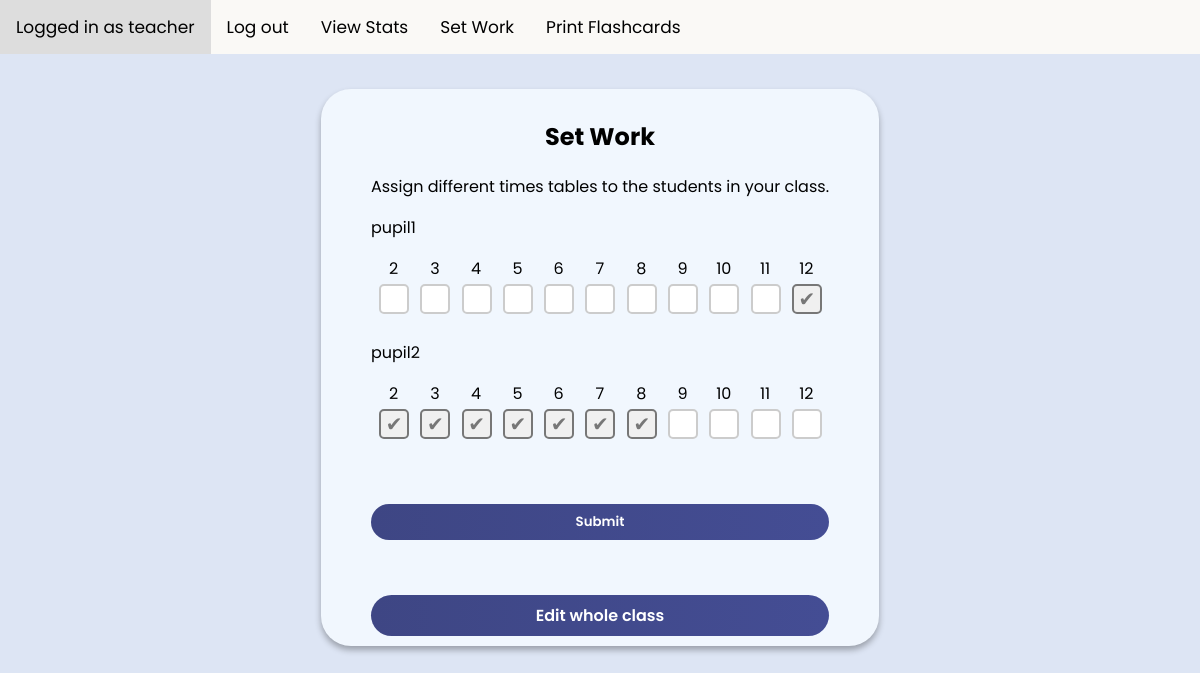
Screenshot of /timestablesapp/teacher_set_work (signed in) with the database file from the repository.
### timestablesapp/models.py (models this page shows, shortened)
class Test(models.Model):
    user_tested = models.ForeignKey(User, on_delete=models.CASCADE,default=None)
    table_tested = models.IntegerField(validators=[
            MaxValueValidator(limit_value=12),
            MinValueValidator(limit_value=2),
        ])
    set = models.BooleanField(default=True)

### timestablesapp/views.py (the view, shortened to what this page needs)
# urls.py: path('teacher_set_work',views.teacher_set_work,name='teacher_set_work'),
def teacher_set_work(request):
    if request.method == "GET":
        if request.user_status=='teacher':
            this_teacher = Teacher.objects.get(user = request.user)
            students = Student.objects.filter(classes=this_teacher)
            array_of_tables = []
            for student in students:
                user = User.objects.get(id=student.user.id)
                tables = Test.objects.filter(user_tested=user)
                array_of_tables.append(tables)
            return render(request,'teacher_set_work.html',{'students':students,'array_of_tables':array_of_tables})
        else:
            return render(request,'error.html',{'error':'Not logged in as teacher.'})

### timestablesapp/templates/teacher_set_work.html (shortened to what this page needs)
{% extends 'index.html' %}
{% block content %}
    <h2>Set Work</h2>
    <p>Assign different times tables to the students in your class.</p>
    <form method="post" action="{% url 'teacher_set_work' %}">
    {% for table in array_of_tables %}
    {% for t in table%}
    {% if forloop.first %}
        <p>{{t.user_tested}} </p>
    {% endif %}
        {%if t.set%}
            <div style="display:inline" class="checkboxholder" >
            <div style="display:inline-block" >
            <label>{{t.table_tested}}</label>
            <br>
            <input class="table{{t.table_tested}}"  type="checkbox"  name="set" value="{{t.user_tested}}:{{t.table_tested}}" checked>
            </div>
            </div>
        {%else%}
            <div style="display:inline" class="checkboxholder" >
            <div style="display:inline-block" >
            <label>{{t.table_tested}}</label>
            <br>
            <input class="table{{t.table_tested}}"  type="checkbox"  name="set" value="{{t.user_tested}}:{{t.table_tested}}">
            </div>
            </div>
        {%endif%}
    {% endfor %}
    <br>
    {% endfor %}
    <br>
    <button type="submit">Submit</button>
    </form>
    <br>
    <button style="font-size: 16px;" onclick="toggleVisible()">
        Edit whole class
    </button>
{% endblock %}

### timestablesapp/templates/index.html (shortened to what this page needs)
<!DOCTYPE html>
{% load static %}
<html>
    <head>
    <link rel="stylesheet" href=
"https://cdnjs.cloudflare.com/ajax/libs/font-awesome/5.15.3/css/all.min.css" />
<link rel="stylesheet" href="https://cdnjs.cloudflare.com/ajax/libs/font-awesome/4.7.0/css/font-awesome.min.css">
  </head>
    <body>
      <div class="topnav" id="myTopnav">
          {% if request.user_status == 'logged_out' %}
          <a href="{% url 'user_login' %}">Log in</a>
          {% else %}
          <a>Logged in as {{request.user}}</a>
          <a onclick="submitForm()">Log out</a>
          {% endif %}
          {% if request.user_status == 'student' %}
          <a href="{% url 'student_ready'%}">Practise times tables</a>
          <a href="{% url 'student_stats' %}">View stats</a>
          {% elif request.user_status == 'teacher' %}
          <a href="{% url 'teacher_stats' %}">View Stats</a>
            <a href="{% url 'teacher_set_work' %}">Set Work</a>
              <a href="{% url 'teacher_print_flashcards' %}">Print Flashcards</a>
        {% elif request.user_status == 'admin' %}
        <a href="{% url 'admin_stats' %}">View stats</a>
          <a href="{% url 'admin_create_user' %}">Create users</a>
            <a href="{% url 'admin_assign_students' %}">Assign students</a>
              <a href="{% url 'admin_remove_students' %}">Remove students</a>
        {% endif %}
      </div>
        <div class="content">
        {% block content %}{% endblock %}
        </div>
    </body>
</html>

### timestablesapp/templates/index.html (style rules this page uses)
* { font-family: "Poppins"; box-sizing: border-box; }
body { background: #dde5f4; margin: 0; padding: 0; }
.content { margin: 0 auto; margin-top: 35px; width: fit-content; max-width: 90%; background: #f1f7fe; border-radius: 30px; box-shadow: 0 4px 6px rgba(0, 0, 0, 0.3); gap: 2em; padding: 10px 50px; text-align: center; align-items: center; }
input[type="checkbox"] { width: 30px; height: 30px; border: 2px solid #ccc; background-color: #fff; appearance: none; border-radius: 5px; transition: background-color 0.3s, border-color 0.3s, transform 0.2s ease-in-out; cursor: pointer; position: relative; }
input[type="checkbox"]:checked { background-color: #f0f0f0; border-color: #777; }
input[type="checkbox"]:checked::after { content: '✔'; font-size: 20px; color: #777; position: absolute; top: 50%; left: 50%; transform: translate(-50%, -50%); }
p { text-align: left; }
button { padding: 0.5rem 1rem; background: linear-gradient(to right, #3e4684, #4a54a4); color: white; border: none; border-radius: 30px; font-weight: 600; display: block; width: 100%; margin: 0 auto; transition: all 0.3s ease; background-size: 200% auto; margin-top: 30px; }
.topnav { overflow: hidden; background: #FAF9F6; }
.topnav a { float: left; display: block; color: black; text-align: center; padding: 14px 16px; text-decoration: none; font-size: 17px; }

### rows the page displays
Test: user_tested "pupil1", table_tested "2"
Test: table_tested "3"
Test: table_tested "4"
Test: table_tested "5"
Test: table_tested "6"
Test: table_tested "7"
Test: table_tested "8"
Test: table_tested "9"
Test: table_tested "10"
Test: table_tested "11"
Test: table_tested "12"
Test: user_tested "pupil2", table_tested "2"
Test: table_tested "3"
Test: table_tested "4"
Test: table_tested "5"
Test: table_tested "6"
Test: table_tested "7"
Test: table_tested "8"
Test: table_tested "9"
Test: table_tested "10"
Test: table_tested "11"
Test: table_tested "12"

### other values shown
{{ request.user }} "teacher"
